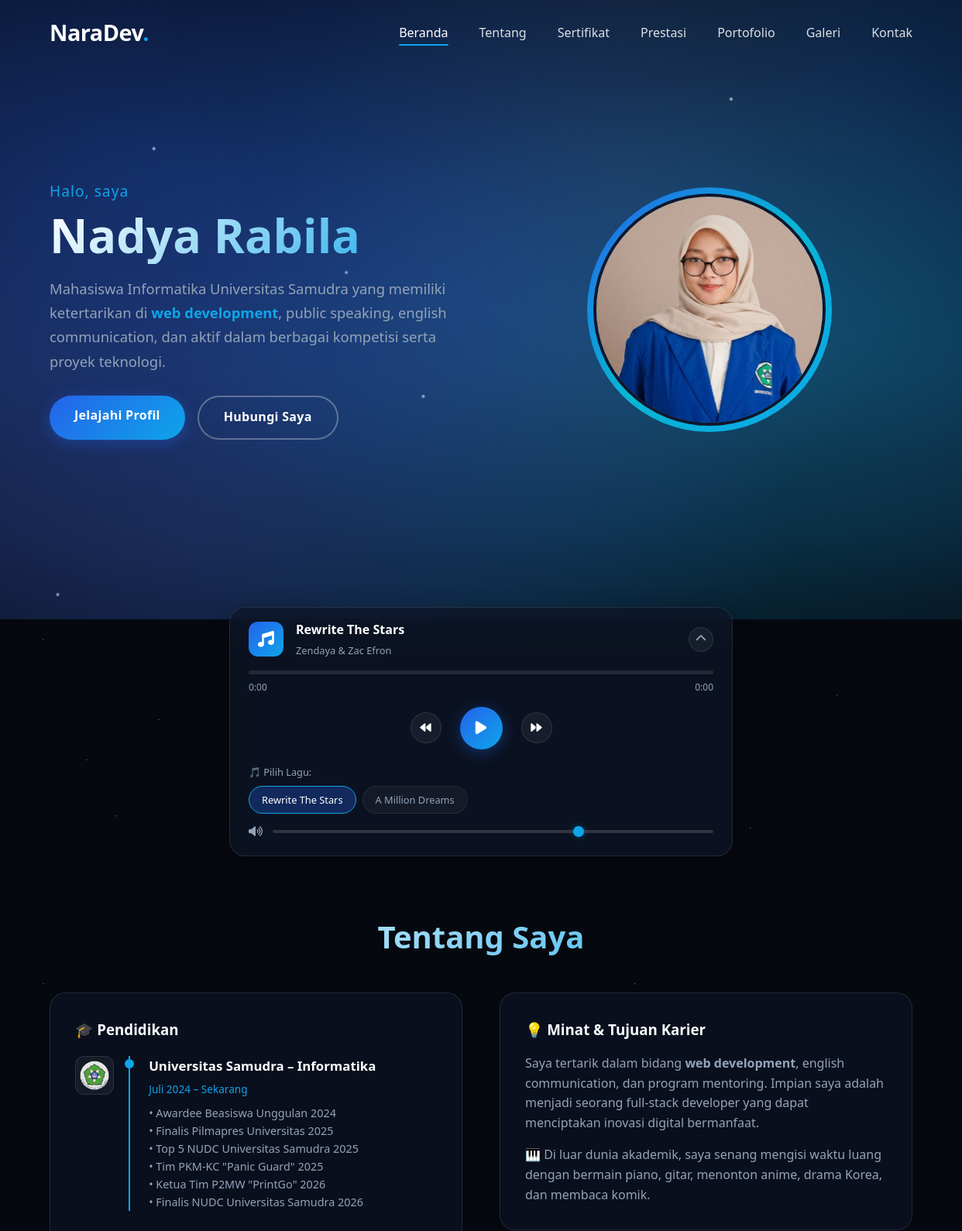
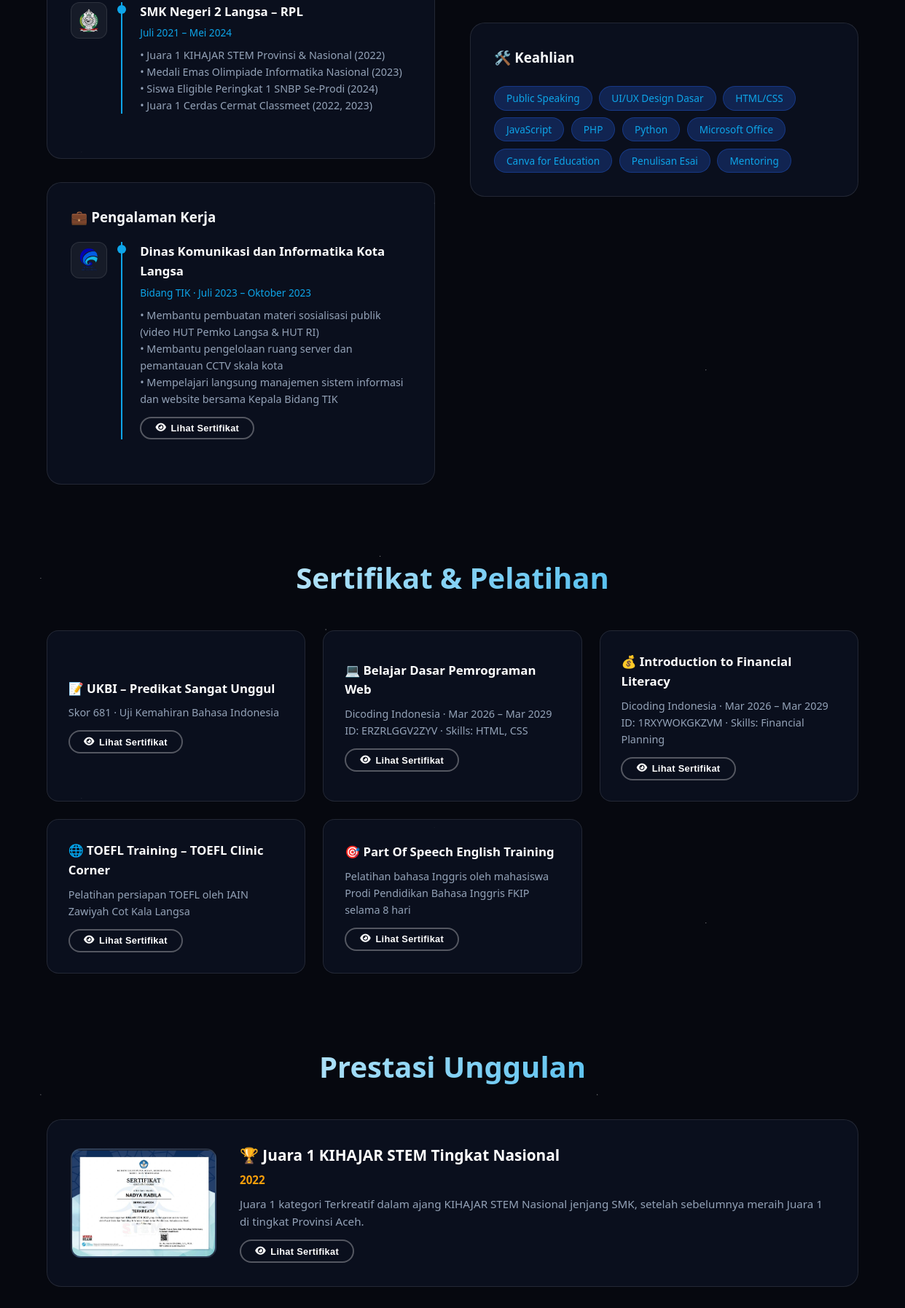
The page / (upper part) on the database its author committed (2 pictures, top to bottom).
### tables this page shows
CREATE TABLE `site_settings` (
  `id` int(10) UNSIGNED NOT NULL,
  `full_name` varchar(255) NOT NULL,
  `greeting` varchar(255) NOT NULL,
  `tagline` text NOT NULL,
  `profile_image` varchar(500) NOT NULL DEFAULT '',
  `footer_name` varchar(255) NOT NULL,
  `footer_text` varchar(255) NOT NULL DEFAULT ''
);

CREATE TABLE `certifications` (
  `id` int(10) UNSIGNED NOT NULL,
  `title` varchar(255) NOT NULL,
  `description` text NOT NULL,
  `image` varchar(500) NOT NULL DEFAULT '',
  `created_at` timestamp NOT NULL DEFAULT current_timestamp()
);

CREATE TABLE `achievements` (
  `id` int(10) UNSIGNED NOT NULL,
  `title` varchar(255) NOT NULL,
  `year` varchar(10) NOT NULL,
  `description` text NOT NULL,
  `image` varchar(500) NOT NULL DEFAULT '',
  `created_at` timestamp NOT NULL DEFAULT current_timestamp()
);

### includes/settings.php (called while the page is built, shortened)
<?php
function getSiteSettings(): array
{
    $pdo = getDBConnection();
    $stmt = $pdo->query('SELECT * FROM site_settings LIMIT 1');
    $settings = $stmt->fetch();
    return $settings;
}

### includes/functions.php (called while the page is built, shortened)
<?php
function e(?string $value): string
{
    return htmlspecialchars((string) $value, ENT_QUOTES, 'UTF-8');
}

### includes/certifications.php (called while the page is built, shortened)
<?php
function getPublicCertifications(): array
{
    $pdo = getDBConnection();
    $stmt = $pdo->query('SELECT * FROM certifications ORDER BY id ASC');
    return $stmt->fetchAll();
}

### includes/achievements.php (called while the page is built, shortened)
<?php
function getPublicAchievements(): array
{
    $pdo = getDBConnection();
    $stmt = $pdo->query('SELECT * FROM achievements ORDER BY id ASC');
    return $stmt->fetchAll();
}
function imagePathToAlt(string $path): string
{
    $name = pathinfo($path, PATHINFO_FILENAME);
    return trim(str_replace(['_', '-'], ' ', $name));
}

### index.php (the view, shortened to what this page needs)
<!DOCTYPE html>
<html lang="id">
<head>
    <link rel="stylesheet" href="https://cdnjs.cloudflare.com/ajax/libs/font-awesome/6.5.0/css/all.min.css">
    <link rel="stylesheet" href="style.css">
</head>
<body>
    <nav class="navbar" id="navbar">
        <div class="container">
            <a href="#" class="logo">NaraDev<span>.</span></a>
            <ul class="nav-links" id="navLinks">
                <li><a href="#home" class="active">Beranda</a></li>
                <li><a href="#about">Tentang</a></li>
                <li><a href="#certifications">Sertifikat</a></li>
                <li><a href="#achievements">Prestasi</a></li>
                <li><a href="#portfolio">Portofolio</a></li>
                <li><a href="#gallery">Galeri</a></li>
                <li><a href="#contact">Kontak</a></li>
            </ul>
        </div>
    </nav>
    <?php $siteSettings = getSiteSettings(); ?>
    <section class="hero" id="home">
        <div class="container">
            <div class="hero-text">
                <p class="greeting"><?= e((string) $siteSettings['greeting']) ?></p>
                <h1><?= e((string) $siteSettings['full_name']) ?></h1>
                <p class="tagline">
                    <?= (string) $siteSettings['tagline'] ?>
                </p>
                <div class="cta-buttons">
                    <a href="#about" class="btn btn-primary">Jelajahi Profil</a>
                    <a href="#contact" class="btn btn-outline">Hubungi Saya</a>
                </div>
            </div>
            <div class="hero-image">
                <div class="profile-photo-wrapper">
                    <div class="profile-photo">
                        <img src="<?= e((string) $siteSettings['profile_image']) ?>" alt="<?= e((string) $siteSettings['full_name']) ?>">
                    </div>
                </div>
            </div>
        </div>
    </section>
    <section class="music-player-section" id="music-player">
        <div class="container">
            <div class="music-player-card">
                <div class="music-player-header">
                    <div class="music-icon">
                    </div>
                    <div class="music-info">
                        <h4 class="music-title" id="musicTitle">Pilih Lagu Favorit</h4>
                        <p class="music-artist" id="musicArtist">Nadya's Playlist</p>
                    </div>
                    <button class="music-toggle-btn" id="musicToggleBtn" title="Sembunyikan Player">
                        <i class="fas fa-chevron-up"></i>
                    </button>
                </div>
                <div class="music-player-body" id="musicPlayerBody">
                    <div class="music-progress-container">
                        <div class="music-progress-bar" id="musicProgressBar">
                        </div>
                        <div class="music-time">
                            <span id="currentTime">0:00</span>
                            <span id="durationTime">0:00</span>
                        </div>
                    </div>
                    <div class="music-controls">
                        <button class="music-ctrl-btn" id="prevBtn" title="Lagu Sebelumnya">
                            <i class="fas fa-backward"></i>
                        </button>
                        <button class="music-ctrl-btn music-play-btn" id="playBtn">
                            <i class="fas fa-play"></i>
                        </button>
                        <button class="music-ctrl-btn" id="nextBtn" title="Lagu Selanjutnya">
                            <i class="fas fa-forward"></i>
                        </button>
                    </div>
                    <div class="music-playlist">
                        <p class="playlist-label">🎵 Pilih Lagu:</p>
                        <div class="playlist-items" id="playlistItems">
                        </div>
                    </div>
                    <div class="music-volume">
                        <i class="fas fa-volume-up" id="volumeIcon"></i>
                        <input type="range" class="volume-slider" id="volumeSlider" min="0" max="100" value="70">
                    </div>
                </div>
            </div>
        </div>
    </section>
    <section class="about" id="about">
        <div class="container">
            <h2 class="section-title">Tentang Saya</h2>
            <div class="about-content">
                <div>
                    <div class="card" style="margin-bottom: 2rem;">
                        <h3 style="margin-bottom: 1.2rem;">🎓 Pendidikan</h3>
                        <div class="timeline-item-with-logo">
                            <div class="logo-placeholder">
                                <img src="img/logo_unsam.png" alt="Logo Universitas Samudra">
                            </div>
                            <div class="timeline-content">
                                <h4>Universitas Samudra – Informatika</h4>
                                <div class="date">Juli 2024 – Sekarang</div>
                                <p>
                                    • Awardee Beasiswa Unggulan 2024<br>
                                    • Finalis Pilmapres Universitas 2025<br>
                                    • Top 5 NUDC Universitas Samudra 2025<br>
                                    • Tim PKM-KC "Panic Guard" 2025<br>
                                    • Ketua Tim P2MW "PrintGo" 2026 <br>
                                    • Finalis NUDC Universitas Samudra 2026
                                </p>
                            </div>
                        </div>
                        <div class="timeline-item-with-logo">
                            <div class="logo-placeholder">
                                <img src="img/logo_stm.png" alt="Logo SMK Negeri 2 Langsa">
                            </div>
                            <div class="timeline-content">
                                <h4>SMK Negeri 2 Langsa – RPL</h4>
                                <div class="date">Juli 2021 – Mei 2024</div>
                                <p>
                                    • Juara 1 KIHAJAR STEM Provinsi & Nasional (2022)<br>
                                    • Medali Emas Olimpiade Informatika Nasional (2023)<br>
                                    • Siswa Eligible Peringkat 1 SNBP Se-Prodi (2024)<br>
                                    • Juara 1 Cerdas Cermat Classmeet (2022, 2023)
                                </p>
                            </div>
                        </div>
                    </div>
                    <div class="card">
                        <h3 style="margin-bottom: 1.2rem;">💼 Pengalaman Kerja</h3>
                        <div class="timeline-item-with-logo">
                            <div class="logo-placeholder">
                                <img src="img/logo_diskominfo.png" alt="Logo Diskominfo">
                            </div>
                            <div class="timeline-content">
                                <h4>Dinas Komunikasi dan Informatika Kota Langsa</h4>
                                <div class="date">Bidang TIK · Juli 2023 – Oktober 2023</div>
                                <p>
                                    • Membantu pembuatan materi sosialisasi publik (video HUT Pemko Langsa & HUT RI)<br>
                                    • Membantu pengelolaan ruang server dan pemantauan CCTV skala kota<br>
                                    • Mempelajari langsung manajemen sistem informasi dan website bersama Kepala Bidang
                                    TIK
                                </p>
                                <button class="btn btn-outline cert-btn" onclick="openModal('img/Sertifikat_PKL.jpeg')"
                                    style="font-size: 0.8rem; padding: 0.4rem 1.2rem; margin-top: 0.8rem;">
                                    <i class="fas fa-eye"></i> Lihat Sertifikat
                                </button>
                            </div>
                        </div>
                    </div>
                </div>
                <div>
                    <div class="card" style="margin-bottom: 2rem;">
                        <h3 style="margin-bottom: 1rem;">💡 Minat & Tujuan Karier</h3>
                        <p style="color: var(--gray); margin-bottom: 1rem;">
                            Saya tertarik dalam bidang <strong>web development</strong>, english communication, dan
                            program mentoring. Impian saya adalah menjadi seorang full-stack developer yang dapat
                            menciptakan inovasi digital bermanfaat.
                        </p>
                        <p style="color: var(--gray);">
                            🎹 Di luar dunia akademik, saya senang mengisi waktu luang dengan bermain piano, gitar,
                            menonton anime, drama Korea, dan membaca komik.
                        </p>
                    </div>
                    <div class="card" style="margin-bottom: 2rem;">
                        <h3 style="margin-bottom: 1rem;">🛠️ Keahlian</h3>
                        <div class="skill-cloud">
                            <span class="badge">Public Speaking</span>
                            <span class="badge">UI/UX Design Dasar</span>
                            <span class="badge">HTML/CSS</span>
                            <span class="badge">JavaScript</span>
                            <span class="badge">PHP</span>
                            <span class="badge">Python</span>
                            <span class="badge">Microsoft Office</span>
                            <span class="badge">Canva for Education</span>
                            <span class="badge">Penulisan Esai</span>
                            <span class="badge">Mentoring</span>
                        </div>
                    </div>
                </div>
            </div>
        </div>
    </section>
<?php require __DIR__ . '/partials/certifications-section.php'; ?>
<?php require __DIR__ . '/partials/achievements-section.php'; ?>
</body>
</html>

### partials/certifications-section.php (shortened to what this page needs)
<?php
$certifications = getPublicCertifications();
?>
    <section class="certifications" id="certifications">
        <div class="container">
            <h2 class="section-title">Sertifikat & Pelatihan</h2>
            <div class="cert-grid">
                <?php if ($certifications === []): ?>
                    <p style="color: var(--gray);">Belum ada data sertifikat.</p>
                <?php else: ?>
                    <?php foreach ($certifications as $item): ?>
                <div class="cert-card">
                    <div class="cert-content">
                        <h4><?= e((string) $item['title']) ?></h4>
                        <p style="color: var(--gray); font-size: 0.9rem;"><?= nl2br(e((string) $item['description'])) ?></p>
                        <button type="button" class="btn btn-outline cert-btn"
                            onclick='openModal(<?= json_encode((string) $item['image'], JSON_HEX_TAG | JSON_HEX_APOS | JSON_HEX_QUOT | JSON_HEX_AMP) ?>)'
                            style="font-size: 0.8rem; padding: 0.4rem 1.2rem; margin-top: 0.8rem;">
                            <i class="fas fa-eye"></i> Lihat Sertifikat
                        </button>
                    </div>
                </div>
                    <?php endforeach; ?>
                <?php endif; ?>
            </div>
        </div>
    </section>

### partials/achievements-section.php (shortened to what this page needs)
<?php
$achievements = getPublicAchievements();
?>
    <section class="achievements" id="achievements">
        <div class="container">
            <h2 class="section-title">Prestasi Unggulan</h2>
            <?php if ($achievements === []): ?>
                <p style="color: var(--gray);">Belum ada data prestasi.</p>
            <?php else: ?>
                <?php foreach ($achievements as $item): ?>
                    <?php
                    $imgPath = (string) $item['image'];
                    $imgAlt = imagePathToAlt($imgPath);
                    ?>
            <div class="achievement-card">
                <div class="achievement-photo">
                    <img src="<?= e($imgPath) ?>" alt="<?= e($imgAlt) ?>">
                </div>
                <div class="achievement-info">
                    <h3><?= e((string) $item['title']) ?></h3>
                    <p class="year"><?= e((string) $item['year']) ?></p>
                    <p><?= e((string) $item['description']) ?></p>
                    <button type="button" class="btn btn-outline cert-btn"
                        onclick='openModal(<?= json_encode($imgPath, JSON_HEX_TAG | JSON_HEX_APOS | JSON_HEX_QUOT | JSON_HEX_AMP) ?>)'
                        style="font-size: 0.8rem; padding: 0.4rem 1.2rem; margin-top: 0.8rem;">
                        <i class="fas fa-eye"></i> Lihat Sertifikat
                    </button>
                </div>
            </div>
                <?php endforeach; ?>
            <?php endif; ?>
        </div>
    </section>

### rows shown on the page
site_settings: greeting "Halo, saya", full_name "Nadya Rabila", tagline "Mahasiswa Informatika Universitas Samudra yang memiliki ketertarikan di web development , public speaking, english communication, dan aktif dalam berbagai kompetisi serta proyek teknologi.", profile_image (picture)
certifications: title "📝 UKBI – Predikat Sangat Unggul", description "Skor 681 · Uji Kemahiran Bahasa Indonesia"
certifications: title "💻 Belajar Dasar Pemrograman Web", description "Dicoding Indonesia · Mar 2026 – Mar 2029 ID: ERZRLGGV2ZYV · Skills: HTML, CSS"
certifications: title "💰 Introduction to Financial Literacy", description "Dicoding Indonesia · Mar 2026 – Mar 2029 ID: 1RXYWOKGKZVM · Skills: Financial Planning"
certifications: title "🌐 TOEFL Training – TOEFL Clinic Corner", description "Pelatihan persiapan TOEFL oleh IAIN Zawiyah Cot Kala Langsa"
certifications: title "🎯 Part Of Speech English Training", description "Pelatihan bahasa Inggris oleh mahasiswa Prodi Pendidikan Bahasa Inggris FKIP selama 8 hari"
achievements: image (picture), title "🏆 Juara 1 KIHAJAR STEM Tingkat Nasional", year "2022", description "Juara 1 kategori Terkreatif dalam ajang KIHAJAR STEM Nasional jenjang SMK, setelah sebelumnya meraih Juara 1 di tingkat Provinsi Aceh."
